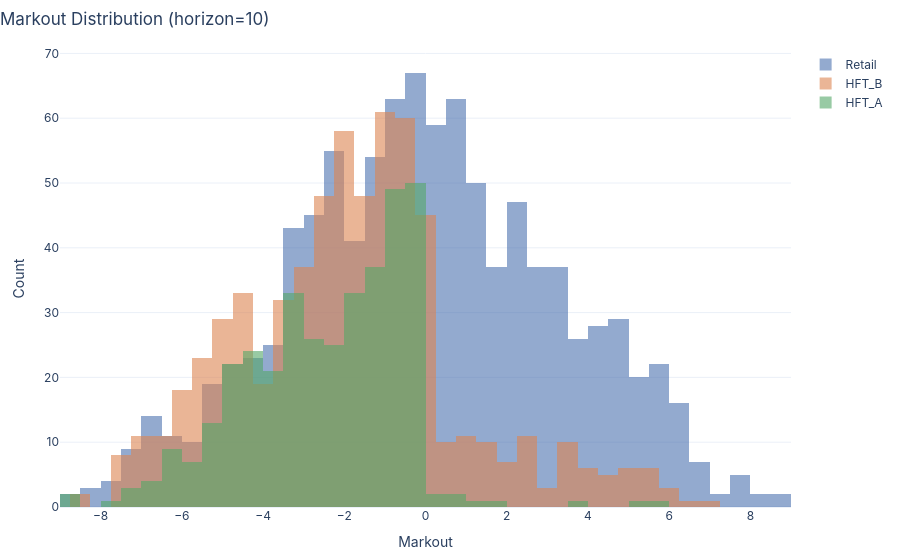

Notebook source saved alongside this figure:
### Markdown cell above
## Distribution at a single horizon

Look at the full distribution of per-trade markouts
at the 10-second horizon, split by counterparty.

### Code cell
result.plot.distribution(horizon=mo.seconds(10), by="counterparty")

### Figure 1 — Plotly figure (JSON) as saved in the notebook; plotly's stock layout.template omitted (floating-point values rounded to 4 significant figures; data arrays with more than 128 entries replaced by an {"elided": "..."} marker saying what was removed)
{"data": [{"marker": {"color": "#4C72B0"}, "name": "Retail", "nbinsx": 50, "opacity": 0.6, "type": "histogram", "x": {"elided": "999 float values"}}, {"marker": {"color": "#DD8452"}, "name": "HFT_B", "nbinsx": 50, "opacity": 0.6, "type": "histogram", "x": {"elided": "633 float values"}}, {"marker": {"color": "#55A868"}, "name": "HFT_A", "nbinsx": 50, "opacity": 0.6, "type": "histogram", "x": {"elided": "368 float values"}}], "layout": {"barmode": "overlay", "font": {"family": "Inter, system-ui, sans-serif", "size": 12}, "hovermode": "x unified", "margin": {"b": 50, "l": 60, "r": 30, "t": 50}, "title": {"text": "Markout Distribution (horizon=10)", "x": 0, "xanchor": "left"}, "xaxis": {"title": {"text": "Markout"}}, "yaxis": {"title": {"text": "Count"}}}}
